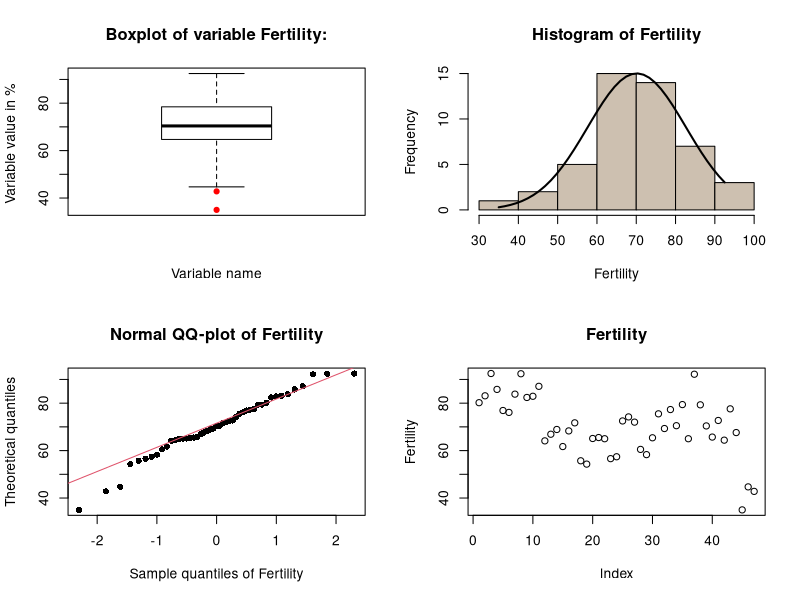
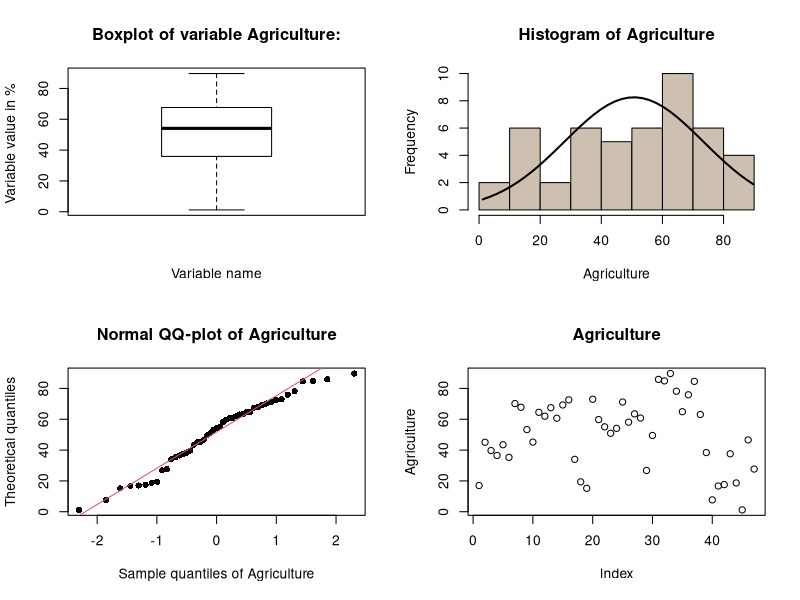
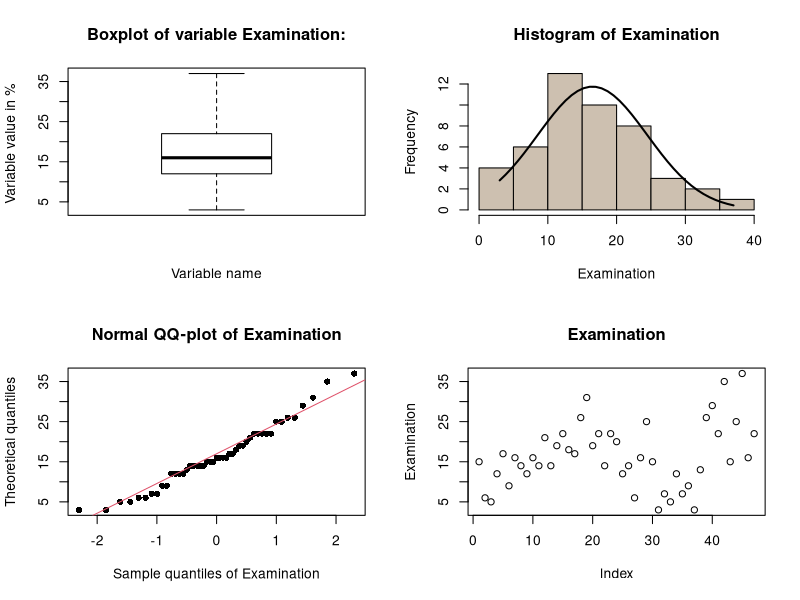
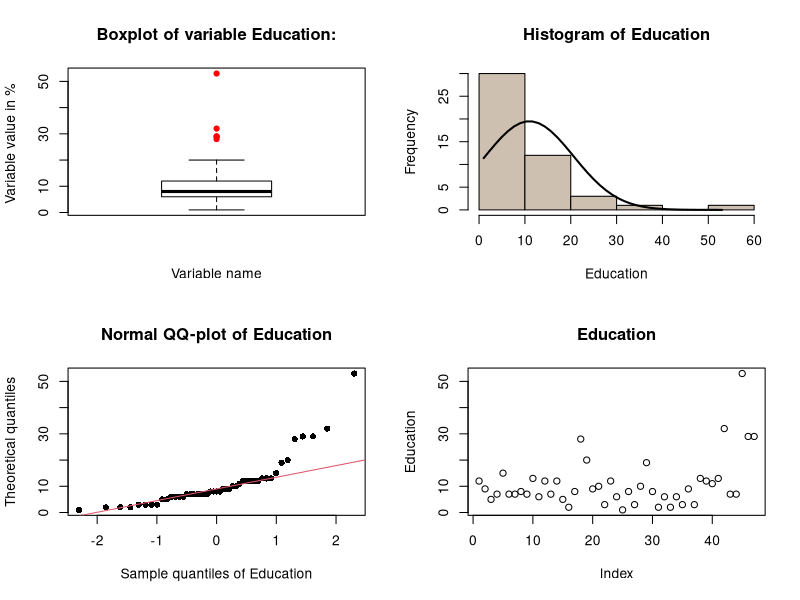
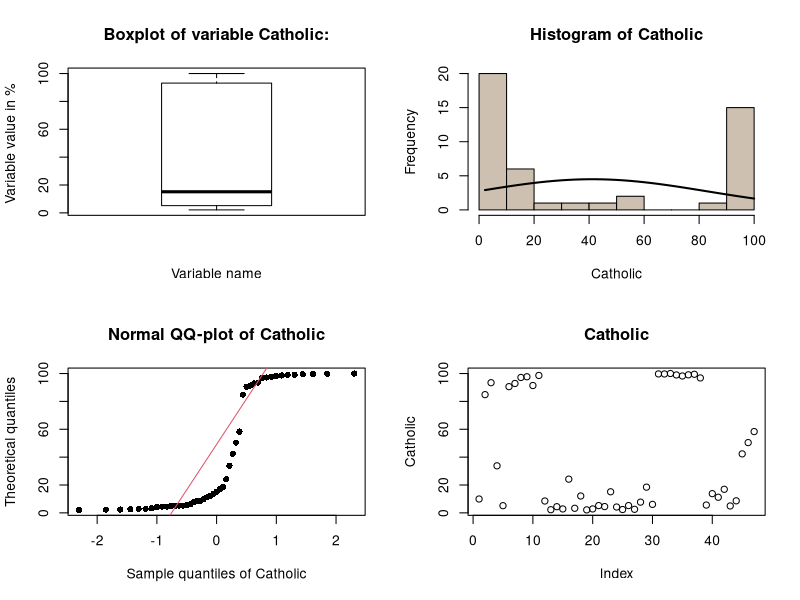
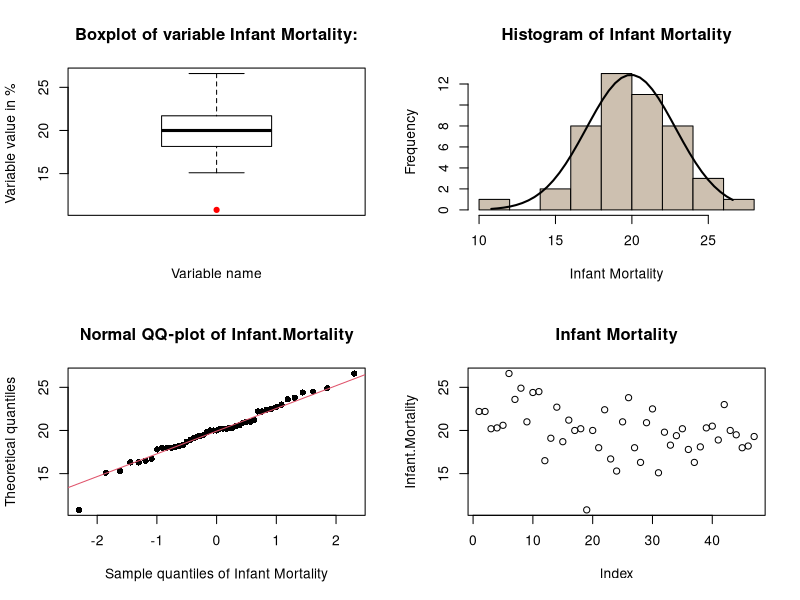
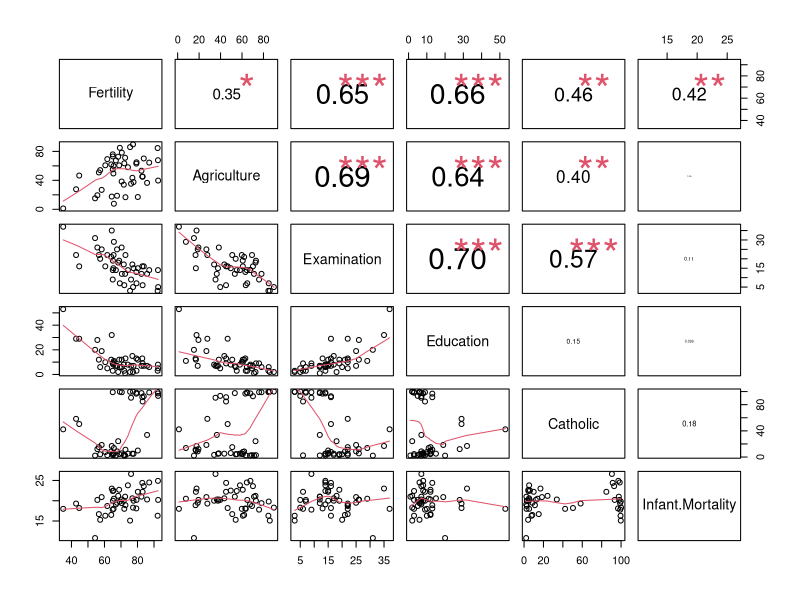
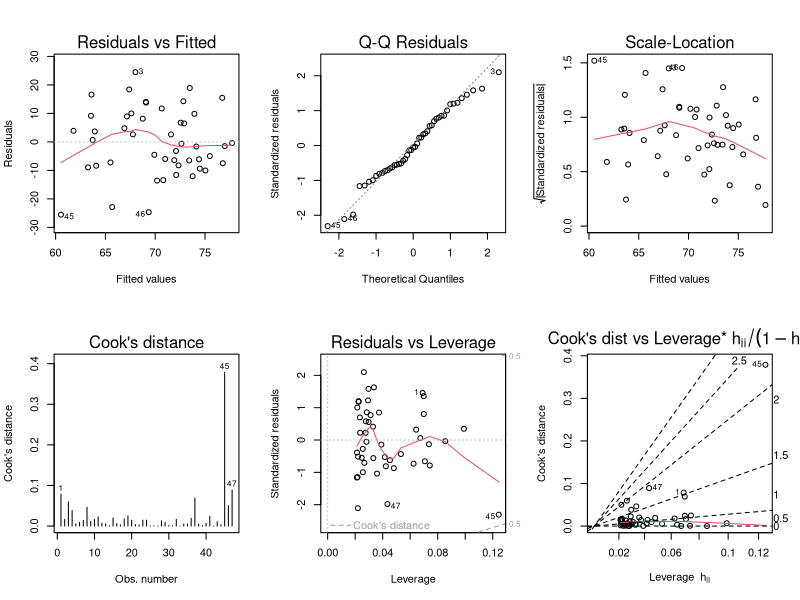

R code for these plots, in order:
## ---- chunk 1
stem(swiss$Fertility)
## ---- chunk 2
par(mfrow=c(2,2))
#Locading dataset in R
attach(swiss)

#Plotting variable Fertility in Boxplot
boxplot(Fertility,
        col = "white", 
        main="Boxplot of variable Fertility:",
        ylab ="Variable value in % ",
        xlab="Variable name",
        outcol="red",
        outpch=19)

#Histogram of Fertility variable from swiss dataset with fitted normal density curve

h1<-hist(swiss$Fertility,col="antiquewhite3",main="Histogram of Fertility",xlab="Fertility");
xfit<-seq(min(swiss$Fertility),max(swiss$Fertility),length=40) 
yfit<-dnorm(xfit,mean=mean(swiss$Fertility),sd=sd(swiss$Fertility)) 
yfit <- yfit*diff(h1$mids[1:2])*length(swiss$Fertility) 
lines(xfit, yfit, col="black", lwd=2)


#QQ plot of the variable Fertility
qqnorm(swiss$Fertility,
       pch=16,
       main="Normal QQ-plot of Fertility",
       xlab="Sample quantiles of Fertility",
       ylab="Theoretical quantiles");
qqline(swiss$Fertility, col = 2);


#Plotting of the variable Fertility with respect to its index.
plot(Fertility, main="Fertility")
## ---- chunk 3
stem(swiss$Agriculture)
## ---- chunk 4
par(mfrow=c(2,2))
#Locading dataset in R
#Plotting variable Agriculture in Boxplot
boxplot(Agriculture,
        col = "white", 
        main="Boxplot of variable Agriculture:",
        ylab ="Variable value in % ",
        xlab="Variable name",
        outcol="red",
        outpch=19)

#Histogram of Agriculture variable from swiss dataset with fitted normal density curve

h1<-hist(swiss$Agriculture,col="antiquewhite3",main="Histogram of Agriculture",xlab="Agriculture");
xfit<-seq(min(swiss$Agriculture),max(swiss$Agriculture),length=40) 
yfit<-dnorm(xfit,mean=mean(swiss$Agriculture),sd=sd(swiss$Agriculture)) 
yfit <- yfit*diff(h1$mids[1:2])*length(swiss$Agriculture) 
lines(xfit, yfit, col="black", lwd=2)


#QQ plot of the variable Agriculture
qqnorm(swiss$Agriculture,
       pch=16,
       main="Normal QQ-plot of Agriculture",
       xlab="Sample quantiles of Agriculture",
       ylab="Theoretical quantiles");
qqline(swiss$Agriculture, col = 2);


#Plotting of the variable Agriculture with respect to its index.
plot(Agriculture,main="Agriculture")
## ---- chunk 5
stem(swiss$Examination)
## ---- chunk 6
par(mfrow=c(2,2))
#Locading dataset in R
#Plotting variable Examination in Boxplot
boxplot(Examination,
        col = "white", 
        main="Boxplot of variable Examination:",
        ylab ="Variable value in % ",
        xlab="Variable name",
        outcol="red",
        outpch=19)

#Histogram of Examination variable from swiss dataset with fitted normal density curve

h1<-hist(swiss$Examination,col="antiquewhite3",main="Histogram of Examination",xlab="Examination");
xfit<-seq(min(swiss$Examination),max(swiss$Examination),length=40) 
yfit<-dnorm(xfit,mean=mean(swiss$Examination),sd=sd(swiss$Examination)) 
yfit <- yfit*diff(h1$mids[1:2])*length(swiss$Examination) 
lines(xfit, yfit, col="black", lwd=2)


#QQ plot of the variable Examination
qqnorm(swiss$Examination,
       pch=16,
       main="Normal QQ-plot of Examination",
       xlab="Sample quantiles of Examination",
       ylab="Theoretical quantiles");
qqline(swiss$Examination, col = 2);


#Plotting of the variable Examination with respect to its index.
plot(Examination,main="Examination")
## ---- chunk 7
stem(swiss$Education)
## ---- chunk 8
par(mfrow=c(2,2))
#Locading dataset in R
#Plotting variable Education in Boxplot
boxplot(Education,
        col = "white", 
        main="Boxplot of variable Education:",
        ylab ="Variable value in % ",
        xlab="Variable name",
        outcol="red",
        outpch=19)

#Histogram of Education variable from swiss dataset with fitted normal density curve

h1<-hist(swiss$Education,col="antiquewhite3",main="Histogram of Education",xlab="Education");
xfit<-seq(min(swiss$Education),max(swiss$Education),length=40) 
yfit<-dnorm(xfit,mean=mean(swiss$Education),sd=sd(swiss$Education)) 
yfit <- yfit*diff(h1$mids[1:2])*length(swiss$Education) 
lines(xfit, yfit, col="black", lwd=2)


#QQ plot of the variable Education
qqnorm(swiss$Education,
       pch=16,
       main="Normal QQ-plot of Education",
       xlab="Sample quantiles of Education",
       ylab="Theoretical quantiles");
qqline(swiss$Education, col = 2);


#Plotting of the variable Education with respect to its index.
plot(Education,main="Education")
## ---- chunk 9
stem(swiss$Catholic)
## ---- chunk 10
par(mfrow=c(2,2))
#Locading dataset in R
#Plotting variable Catholic in Boxplot
boxplot(Catholic,
        col = "white", 
        main="Boxplot of variable Catholic:",
        ylab ="Variable value in % ",
        xlab="Variable name",
        outcol="red",
        outpch=19)

#Histogram of Catholic variable from swiss dataset with fitted normal density curve

h1<-hist(swiss$Catholic,col="antiquewhite3",main="Histogram of Catholic",xlab="Catholic");
xfit<-seq(min(swiss$Catholic),max(swiss$Catholic),length=40) 
yfit<-dnorm(xfit,mean=mean(swiss$Catholic),sd=sd(swiss$Catholic)) 
yfit <- yfit*diff(h1$mids[1:2])*length(swiss$Catholic) 
lines(xfit, yfit, col="black", lwd=2)


#QQ plot of the variable Catholic
qqnorm(swiss$Catholic,
       pch=16,
       main="Normal QQ-plot of Catholic",
       xlab="Sample quantiles of Catholic",
       ylab="Theoretical quantiles");
qqline(swiss$Catholic, col = 2);


#Plotting of the variable Catholic with respect to its index.
plot(Catholic,main="Catholic")
## ---- chunk 11
stem(swiss$Infant.Mortality)
## ---- chunk 12
par(mfrow=c(2,2))
#Locading dataset in R
#Plotting variable Infant Mortality in Boxplot
boxplot(Infant.Mortality,
        col = "white", 
        main="Boxplot of variable Infant Mortality:",
        ylab ="Variable value in % ",
        xlab="Variable name",
        outcol="red",
        outpch=19)

#Histogram of Infant Mortality variable from swiss dataset with fitted normal density curve

h1<-hist(swiss$Infant.Mortality,col="antiquewhite3",main="Histogram of Infant Mortality",xlab="Infant Mortality");
xfit<-seq(min(swiss$Infant.Mortality),max(swiss$Infant.Mortality),length=40) 
yfit<-dnorm(xfit,mean=mean(swiss$Infant.Mortality),sd=sd(swiss$Infant.Mortality)) 
yfit <- yfit*diff(h1$mids[1:2])*length(swiss$Infant.Mortality) 
lines(xfit, yfit, col="black", lwd=2)


#QQ plot of the variable Infant Mortality
qqnorm(swiss$Infant.Mortality,
       pch=16,
       main="Normal QQ-plot of Infant.Mortality",
       xlab="Sample quantiles of Infant Mortality",
       ylab="Theoretical quantiles");
qqline(swiss$Infant.Mortality, col = 2);


#Plotting of the variable Infant Mortality with respect to its index.
plot(Infant.Mortality,main="Infant Mortality")
## ---- chunk 13

par(mfrow=c(1,1))
panel.cor <- function(x, y, digits=2, prefix="", cex.cor) 
{
  usr <- par("usr"); on.exit(par(usr)) 
  par(usr = c(0, 1, 0, 1)) 
  r <- abs(cor(x, y)) 
  txt <- format(c(r, 0.123456789), digits=digits)[1] 
  txt <- paste(prefix, txt, sep="") 
  if(missing(cex.cor)) cex <- 0.8/strwidth(txt) 
  
  test <- cor.test(x,y) 
  # borrowed from printCoefmat
  Signif <- symnum(test$p.value, corr = FALSE, na = FALSE, 
                   cutpoints = c(0, 0.001, 0.01, 0.05, 0.1, 1),
                   symbols = c("***", "**", "*", ".", " ")) 
  
  text(0.5, 0.5, txt, cex = cex * r) 
  text(.7, .7, Signif, cex=cex, col=2) 
}

pairs(swiss, lower.panel=panel.smooth, upper.panel=panel.cor)

## ---- chunk 14
model<-lm(Fertility~Agriculture)
## ---- chunk 15
par(mfrow=c(2,3))
plot(model,which=c(1:6))
summary(model)
